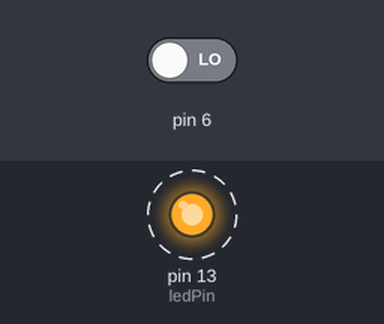
The sketch below on a simulated Arduino Uno, built with avr-gcc and run on an emulated ATmega328P. On the bench: output pins drawn as LEDs (lit = HIGH). Dashed ring = blinking. The inputs (shaded band) are chosen by the test bench; at power-on: pin 6 LOW. What the sketch prints to the serial monitor is not drawn.

Above: at 3.8 s.
3.9 s: pin 6 driven HIGH
Timing chart, 0 to 12.5 s (numbered marks = the images above; inputs shaded):
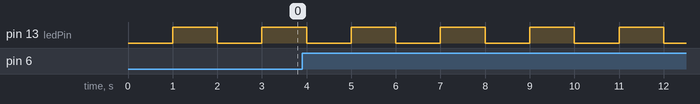

The sketch:

millis.ino
```cpp
/*
  Blink without Delay

  Turns on and off a light emitting diode (LED) connected to a digital pin,
  without using the delay() function. This means that other code can run at the
  same time without being interrupted by the LED code.

  The circuit:
  - Use the onboard LED.
  - Note: Most Arduinos have an on-board LED you can control. On the UNO, MEGA
    and ZERO it is attached to digital pin 13, on MKR1000 on pin 6. LED_BUILTIN
    is set to the correct LED pin independent of which board is used.
    If you want to know what pin the on-board LED is connected to on your
    Arduino model, check the Technical Specs of your board at:
    https://www.arduino.cc/en/Main/Products

*/

// constants won't change. Used here to set a pin number:
const int ledPin =  LED_BUILTIN;// the number of the LED pin

// Variables will change:
int ledState = LOW;             // ledState used to set the LED

// Generally, you should use "unsigned long" for variables that hold time
// The value will quickly become too large for an int to store
unsigned long previousMillis = 0;        // will store last time LED was updated

// constants won't change:
const long interval = 1000;           // interval at which to blink (milliseconds)

void setup() {
  // set the digital pin as output:
  pinMode(ledPin, OUTPUT);
  Serial.begin(9600);
  pinMode(6,INPUT);
}

void loop() {
  // here is where you'd put code that needs to be running all the time.

  // check to see if it's time to blink the LED; that is, if the difference
  // between the current time and last time you blinked the LED is bigger than
  // the interval at which you want to blink the LED.
  unsigned long currentMillis = millis();
     //Serial.println(millis());
  if (currentMillis - previousMillis >= interval) {
    // save the last time you blinked the LED

    previousMillis = currentMillis;

    // if the LED is off turn it on and vice-versa:
    if (ledState == LOW) {
      ledState = HIGH;
    } else {
      ledState = LOW;
    }

    // set the LED with the ledState of the variable:
    digitalWrite(ledPin, ledState);
    if(digitalRead(6) == 1)
    {
      Serial.println("YES");
    }
}
}
```

Measured:
- by itself, pin 13 (ledPin): alternates HIGH for 1.0 s and LOW for 1.0 s
